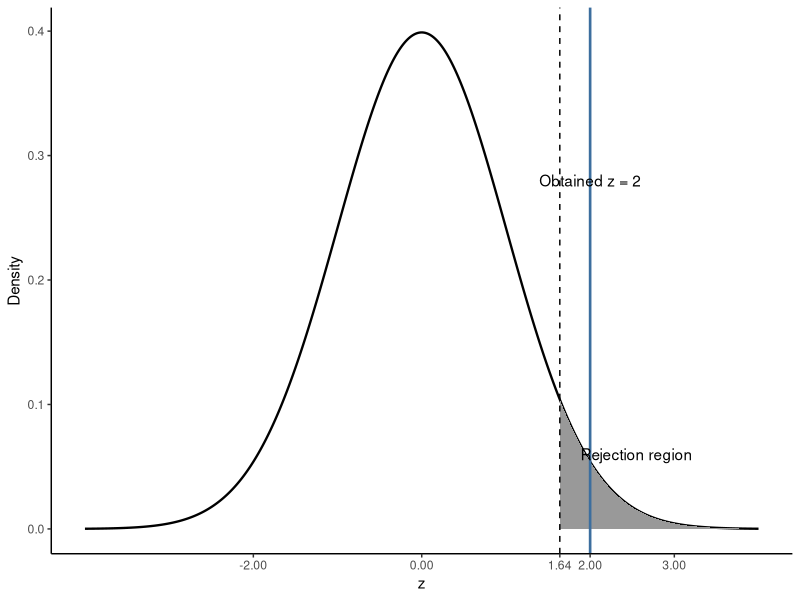

Generate this figure with R:
## ---- chunk 1
#| label: fig-right-tailed-test
#| echo: false
#| warning: false
#| message: false
#| fig-cap: "For a right-tailed test with alpha = 0.05, obtained z-statistics beyond 1.64 fall in the rejection region."
#| fig-alt: "Standard normal curve with the right tail beyond z equals 1.64 shaded and an obtained z-statistic of 2 marked."
#| fig-height: 2.8
#| fig-width: 7

library(ggplot2)

test_curve <- data.frame(z = seq(-4, 4, length.out = 1200))
test_curve$density <- dnorm(test_curve$z)
rejection_area <- subset(test_curve, z >= 1.64)

ggplot(test_curve, aes(x = z, y = density)) +
  geom_line(linewidth = 0.8) +
  geom_area(data = rejection_area, fill = "grey60") +
  geom_vline(xintercept = 1.64, linetype = "dashed") +
  geom_vline(xintercept = 2.00, color = "#3C6E9E", linewidth = 0.9) +
  annotate("text", x = 2.55, y = 0.06, label = "Rejection region") +
  annotate("text", x = 2.00, y = 0.28, label = "Obtained z = 2") +
  scale_x_continuous(breaks = c(-2, 0, 1.64, 2, 3)) +
  labs(x = "z", y = "Density") +
  theme_classic(base_size = 11)
